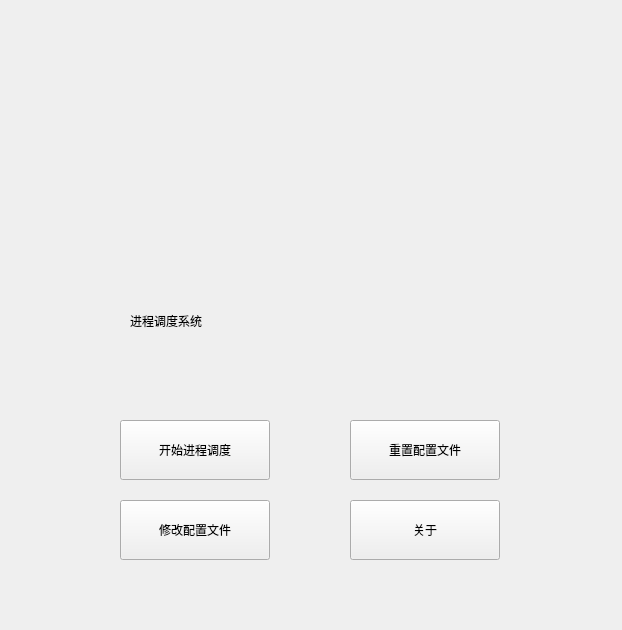
<?xml version="1.0" encoding="UTF-8"?>
<ui version="4.0">
 <class>MainWindow</class>
 <widget class="QMainWindow" name="MainWindow">
  <property name="geometry">
   <rect>
    <x>0</x>
    <y>0</y>
    <width>622</width>
    <height>630</height>
   </rect>
  </property>
  <property name="minimumSize">
   <size>
    <width>622</width>
    <height>630</height>
   </size>
  </property>
  <property name="maximumSize">
   <size>
    <width>622</width>
    <height>630</height>
   </size>
  </property>
  <property name="windowTitle">
   <string>进程调度系统</string>
  </property>
  <widget class="QWidget" name="centralwidget">
   <widget class="QLabel" name="Title">
    <property name="geometry">
     <rect>
      <x>130</x>
      <y>270</y>
      <width>581</width>
      <height>101</height>
     </rect>
    </property>
    <property name="styleSheet">
     <string notr="true">font: 30pt &quot;华文楷体&quot;;</string>
    </property>
    <property name="text">
     <string>进程调度系统</string>
    </property>
   </widget>
   <widget class="QPushButton" name="Start">
    <property name="geometry">
     <rect>
      <x>120</x>
      <y>420</y>
      <width>150</width>
      <height>60</height>
     </rect>
    </property>
    <property name="text">
     <string>开始进程调度</string>
    </property>
   </widget>
   <widget class="QPushButton" name="Change">
    <property name="geometry">
     <rect>
      <x>120</x>
      <y>500</y>
      <width>150</width>
      <height>60</height>
     </rect>
    </property>
    <property name="text">
     <string>修改配置文件</string>
    </property>
   </widget>
   <widget class="QPushButton" name="About">
    <property name="geometry">
     <rect>
      <x>350</x>
      <y>500</y>
      <width>150</width>
      <height>60</height>
     </rect>
    </property>
    <property name="text">
     <string>关于</string>
    </property>
   </widget>
   <widget class="QPushButton" name="Recreate">
    <property name="geometry">
     <rect>
      <x>350</x>
      <y>420</y>
      <width>150</width>
      <height>60</height>
     </rect>
    </property>
    <property name="text">
     <string>重置配置文件</string>
    </property>
   </widget>
   <widget class="QLabel" name="Logo">
    <property name="geometry">
     <rect>
      <x>200</x>
      <y>70</y>
      <width>211</width>
      <height>181</height>
     </rect>
    </property>
    <property name="text">
     <string/>
    </property>
   </widget>
  </widget>
 </widget>
 <resources/>
 <connections/>
</ui>
